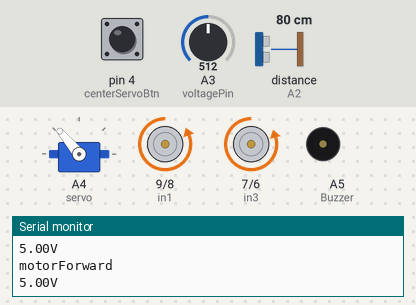
This sketch was run on a simulated Arduino Uno, built with avr-gcc and run on an emulated ATmega328P. Shown: servo, motor-driver pin pairs drawn as motors (green arrow = first pin HIGH = forward, orange = second pin HIGH = backward, longer = more drive, scaled by the enable pin), buzzer (waves = sounding), the last lines printed to the serial monitor. Wiring (inferred from the names in the program): ultrasonic range finder: trigger pin 3; echo A2. Inputs (shaded band) come from the test bench; at power-on: distance to the obstacle (sensor on A2) 80 cm, A3 (voltagePin) = 512, pin 4 (centerServoBtn) HIGH. The echo pulse lasts 58.3 µs per cm. At 12.1 s the program stops and its outputs stay as they are.

Above: at 4.0 s.
4.1 s: distance to the obstacle (sensor on A2) set to 45 cm
5.6 s: distance to the obstacle (sensor on A2) set to 38 cm
At 6.4 s:
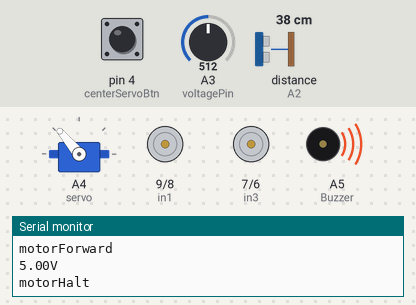
8.7 s: distance to the obstacle (sensor on A2) set to 60 cm
At 9.4 s:
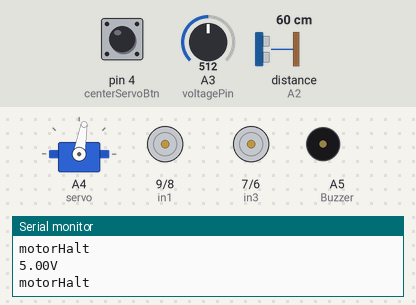
11.3 s: A3 (voltagePin) set to 306
At 12.4 s:
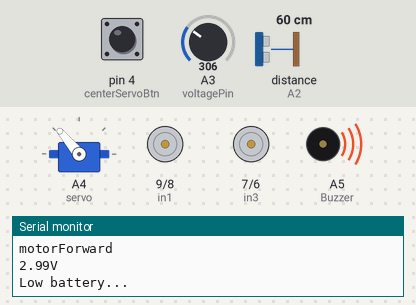
Timing chart, 0 to 13.6 s (numbered marks = the images above; inputs shaded):
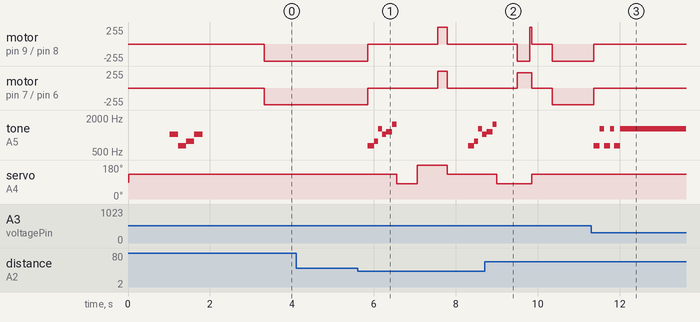

The sketch:

Scru-Fe.ino
```cpp
/*--------------------------------------------------
SCRU-FE by ZExtrude
www.ZExtrude.com for notes and tutorials on SCRU-FE
initial written by Ryan Theiss 2015
written for SCRU-FE on Thingiverse.com assembled with an Arduino UNO and Keyes_L298P motor shield

----- CHANGELOG -----
* Version 0.1 (Eisbaeeer) 20171020
- added comments in german
- changed some subroutines
* Version 0.2 (Eisbaeeer) 20171024
- fixed routines in case of drive in edges

--------------------------------------------------*/


#include <Servo.h>

// Definition der Pins

// Motor Treiber L298N
  // motor one
    int enA = 10;
    int in1 = 9;
    int in2 = 8;
  // motor two
    int enB = 5;
    int in3 = 7;
    int in4 = 6;

// Servo
    #define servo A4  // Servo Pin
    #define Buzzer A5 // Piezo Signalgeber

    #define centerServoBtn 4 // Jumper für Servo Mittelstellung

// Ultraschallmodul HC-SR04
    #define trigPin 3 // Trigger Pin vom Ultraschallmodul
    #define echoPin A2 // Echo Pin vom Ultraschallmodul

    #define voltagePin A3 // Batterie Spannung

// Konstanten festlegen
    const uint8_t MIN_DIST = 40; // Mindestabstand zur Richtungsänderung
    const float MIN_VOLT = 4.7; // Untere Spannungsgrenze

    int distance;   // Variable für Abstand
    Servo myservo;

void setup() {
// serial
    Serial.begin(9600);   // mit 9600 Baud auf die serielle Schnittstelle ausgeben
    delay(20);            // 20 ms warten
// servo
    pinMode(servo, OUTPUT);   // Servo Pin auf output
    myservo.attach(servo);    // Library initialisieren

// Funktion der Pins des Arduino definieren
  // Motorpins
    pinMode(enA, OUTPUT);
    pinMode(enB, OUTPUT);
    pinMode(in1, OUTPUT);
    pinMode(in2, OUTPUT);
    pinMode(in3, OUTPUT);
    pinMode(in4, OUTPUT);
// Konfiguration Ultraschallmodul
    pinMode(trigPin, OUTPUT);             // Pin als Ausgang deklarieren
    pinMode(echoPin, INPUT);              // Pin als Eingang deklarieren
// Hier kann der Servo mittels Jumper Zentriert werden
    pinMode(centerServoBtn, INPUT);       // Pin als Eingang deklarieren
    digitalWrite(centerServoBtn, HIGH);   // Eingang mittels internem Pullup auf High setzen

// Routine für das zentrieren des Servos

    if (digitalRead(centerServoBtn) == LOW)   // Wenn der Pin "cernterServoBtn" LOW ist, wird der Servo auf die Mitte justiert
    {
      center(); // setzte Servo auf Mitte
    }
    else
      headCenter();  // bewege Servo in die Mitte

    Serial.println(F("Hallo !!!"));
    Serial.println(F("Scru-Fe ist bereit..."));

    delay(500);      // 1 Sekunde warten
    redySound();      // Ton für Fertig ausgeben
    delay(1000);      // 2 Sekunden warten
    }

void loop()         // Hauptprogrammschleife
    {

    float batLevel = voltMes();     // Batteriespannung der Variablen batLevel zuordnen
    Serial.print(batLevel);         // Ausgabe der Spannung auf die serielle Schnittstelle
    Serial.println("V");            // Ausgabe von der Einheit "Volt" auf die Serielle Schnittstelle

    if (batLevel < MIN_VOLT)        // Wenn die Batteriespannung kleiner als "MIN_VOLT", dann ...
    {
      Serial.println(F("Low battery..."));  // Ausgabe von "Low battery..." auf die Serielle Schnittstelle
    //Coast
    motorStop();                    // Motor abschalten
    lowBatSound();                  // Warnton ausgeben
    }

    headCenter();                 //Drehe den Servo in die Mitte
    distance = distMes();         // Messe die Distanz mit dem Ultraschallmodul. Ergebnis in der Variablen in cm

// Reagiere auf die gemessene Entfernung
    if (distance >= MIN_DIST || distance <= 0)    // Wenn die Entfernung größer, gleich Mindestenfernung ist oder die Entfernung kleiner, gleich Null, dann...
    {
      Serial.println(F("motorForward"));
      motorForward();          // Motor vorwärts
    }
    else
    {
      Serial.println(F("motorHalt"));
      motorHalt();
      sound();                    // Ton ausgeben
      headRight();                // Servo nach rechts drehen
      distance = distMes();       // Messe die Distanz mit dem Ultraschallmodul. Ergebnis in der Variablen in cm

      if (distance >= MIN_DIST || distance <= 0) // Wenn die Entfernung größer, gleich Mindestenfernung ist oder die Entfernung kleiner, gleich Null, dann...
    {
      Serial.println(F("motorRight"));
      motorRight();             // Rechts drehen
      motorBack(300);           // Rückwärts fahren für Zeit in ms
    }

    else
    {
      headLeft();               // Servo nach links drehen
      distance = distMes();       // Messe die Distanz mit dem Ultraschallmodul. Ergebnis in der Variablen in cm

      if (distance >= MIN_DIST || distance <= 0) // Wenn die Entfernung größer, gleich Mindestenfernung ist oder die Entfernung kleiner, gleich Null, dann...
    {
      motorLeft();              // Links drehen
      Serial.println(F("motorLeft"));
      motorBack(300);           // Rückwärts fahren für Zeit in ms
    }
    else
    {
      motorBack(1000);           // Rückwärts fahren für Zeit in ms
    }
  }
}
}
```

function.ino
```cpp
/*--------------------------------------------------
include file function
--------------------------------------------------*/
void headRight(void)
{
  myservo.write(80);      // Servo auf 80 Grad Drehwinkel setzen
  delay(500);             // 500ms warten
}

void headLeft(void)
{
  myservo.write(220);     // Servo auf 220 Grad Drehwinkel setzen
  delay(500);             // 500ms warten
}

void headCenter(void)
{
  myservo.write(130);     // Servo auf 130 Grad Drehwinkel setzen
  delay(500);             // 500ms warten
}

void center(void)
{
  myservo.write(130);     // Setzt den Servo auf Mittelstellung
  delay(500);             // 500ms warten
  Serial.println(F("Hallo !!!"));
  Serial.println(F("Der Servo ist jetzt in Mittenstellung..."));
  for (;;);
}

void sound(void)
{
  //melodyjka - optional
  tone(Buzzer, 647);          //  E start of power up tone! 432HZ
  delay(150);
  tone(Buzzer, 770);          //  g
  delay(100);
  tone(Buzzer, 1295);          // High E
  delay(100);
  tone(Buzzer, 1027);          // c
  delay(100);
  tone(Buzzer, 1153);          // d
  delay(150);
  tone(Buzzer, 1539);          // High G
  delay(100);
  noTone(Buzzer);
}

void redySound(void)
{

  //sound
  tone(Buzzer, 1027); // c
  delay(200);
  tone(Buzzer, 647); // e
  delay(200);
  tone(Buzzer, 770); //  g
  delay(200);
  tone(Buzzer, 1027); // c
  delay(200);
  noTone(Buzzer);

}

void lowBatSound(void)
{
  for (;;)
  {
    //melodyjka - optional
    tone(Buzzer, 647);
    delay(150);
    tone(Buzzer, 1295);
    delay(100);
  }
}

int distMes(void)
{
  // Ping Utrasonic Sensor to find obstacles within distance in cm
  int duration;
  int distance;
  digitalWrite(trigPin, HIGH);
  delayMicroseconds(1000);
  digitalWrite(trigPin, LOW);
  duration = pulseIn(echoPin, HIGH);
  distance = (duration / 2) / 29.1;
  return distance;
}

float voltMes(void)
{
  // read the input on analog
   int sensorValue = analogRead(voltagePin);
  // Convert the analog reading (which goes from 0 - 1023) to a voltage (0 - 5V):
   float voltage = sensorValue * (5.0 / 1023.0);
   voltage = voltage * 2; // voltage divaider 1 / 2
  // print out the value you read:
   return voltage;
}

void motorStop(void)
{
  //Motors Coast
  analogWrite(enA, 0);
  analogWrite(enB, 0);
}

void motorForward()
{
  //Move Forward
  digitalWrite(in1, LOW);
  digitalWrite(in2, HIGH);
  digitalWrite(in3, LOW);
  digitalWrite(in4, HIGH);
    analogWrite(enA, 255);
    analogWrite(enB, 250);
  }

void motorHalt()
{
    analogWrite(enA, 0);
    analogWrite(enB, 0);
  }

void motorBack(byte backlenght)
{
  //Move Backward
  digitalWrite(in1, HIGH);
  digitalWrite(in2, LOW);
  digitalWrite(in3, HIGH);
  digitalWrite(in4, LOW);
  analogWrite(enA, 255);
  analogWrite(enB, 230);
  delay(backlenght);
  motorStop();
}

void motorLeft(void)

{
  //Motors Turn Left
  digitalWrite(in1, HIGH);
  digitalWrite(in2, LOW);
  digitalWrite(in3, LOW);
  digitalWrite(in4, HIGH);
  analogWrite(enA, 255);
  analogWrite(enB, 230);
  delay(300);
  motorStop();
}

void motorRight(void)

{
  //Motors Turn Right
  digitalWrite(in1, LOW);
  digitalWrite(in2, HIGH);
  digitalWrite(in3, HIGH);
  digitalWrite(in4, LOW);
  analogWrite(enA, 255);
  analogWrite(enB, 230);
  delay(300);
  motorStop();
}
```

Measured:
- the behaviour switches between 41 and 40 cm on distance to the obstacle (sensor on A2) (found by bisection; images 0 and 1)
- after the input at 5.6 s, motor on pin 9 (in1) / pin 8 (in2): backward 255/255 → stopped after 0.25 s, → forward 255/255 1.7 s later, → stopped 0.23 s later; motor on pin 7 (in3) / pin 6 (in4): backward 250/255 → stopped after 0.25 s, → forward 250/255 1.7 s later, → stopped 0.23 s later
- after the input at 8.7 s, tone on A5 (Buzzer): goes on until 9.0 s, then stays silent
- after the input at 11.3 s, motor on pin 9 (in1) / pin 8 (in2): backward 255/255 → stopped after 0.06 s; motor on pin 7 (in3) / pin 6 (in4): backward 250/255 → stopped after 0.06 s; tone on A5 (Buzzer): alternates 1295 Hz for 0.10 s and 647 Hz for 0.15 s, 6 changes in all, then stays 1295 Hz, starting after 0.06 s
